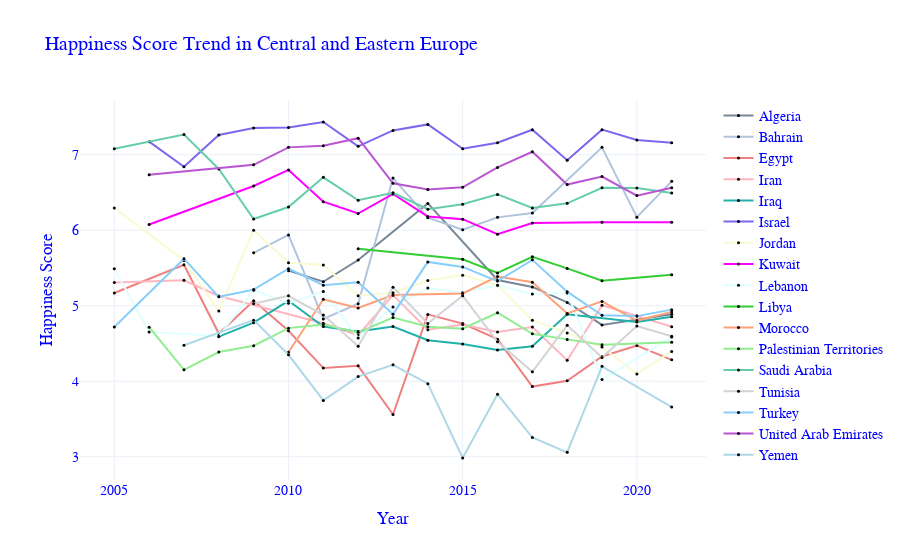

The notebook cell this image was saved under:
### Code cell
fig=go.Figure()
for name in middle_east['Country name'].unique():
    fig.add_trace(go.Scatter(
    x=middle_east[middle_east['Country name']==name]['year'],
    y=middle_east[middle_east['Country name']==name]['Life Ladder'],
    name=name,
    mode='markers+text+lines',
    marker_color='black',
    line=dict(color=css3_dict[name]),
    marker_size=3,
    yaxis='y1'))
    
fig.update_layout(
    title="Happiness Score Trend in Central and Eastern Europe ",
    xaxis_title="Year",
    yaxis_title='Happiness Score',
    template='plotly_white',
    font=dict(
        size=14,
        color="Blue",
        family="Oswald', sans-serif"
    ),
    xaxis=dict(showgrid=True),
    yaxis=dict(showgrid=True)
)
fig.show()

### Figure 1 — Plotly figure (JSON) as saved in the notebook; plotly's stock layout.template omitted (floating-point values rounded to 4 significant figures)
{"data": [{"line": {"color": "#778899"}, "marker": {"color": "black", "size": 3}, "mode": "markers+text+lines", "name": "Algeria", "type": "scatter", "x": [2010, 2011, 2012, 2014, 2016, 2017, 2018, 2019, 2021], "y": [5.464, 5.317, 5.605, 6.355, 5.341, 5.249, 5.043, 4.745, 4.887], "yaxis": "y"}, {"line": {"color": "#b0c4de"}, "marker": {"color": "black", "size": 3}, "mode": "markers+text+lines", "name": "Bahrain", "type": "scatter", "x": [2009, 2010, 2011, 2012, 2013, 2014, 2015, 2016, 2017, 2019, 2020, 2021], "y": [5.701, 5.937, 4.824, 5.027, 6.69, 6.165, 6.007, 6.17, 6.227, 7.098, 6.173, 6.647], "yaxis": "y"}, {"line": {"color": "#f08080"}, "marker": {"color": "black", "size": 3}, "mode": "markers+text+lines", "name": "Egypt", "type": "scatter", "x": [2005, 2007, 2008, 2009, 2010, 2011, 2012, 2013, 2014, 2015, 2016, 2017, 2018, 2019, 2020, 2021], "y": [5.168, 5.541, 4.632, 5.066, 4.669, 4.174, 4.204, 3.559, 4.885, 4.763, 4.557, 3.929, 4.005, 4.328, 4.472, 4.283], "yaxis": "y"}, {"line": {"color": "#ffb6c1"}, "marker": {"color": "black", "size": 3}, "mode": "markers+text+lines", "name": "Iran", "type": "scatter", "x": [2005, 2007, 2008, 2011, 2012, 2013, 2014, 2015, 2016, 2017, 2018, 2019, 2020, 2021], "y": [5.308, 5.336, 5.129, 4.768, 4.609, 5.14, 4.682, 4.75, 4.653, 4.717, 4.278, 5.006, 4.865, 4.721], "yaxis": "y"}, {"line": {"color": "#20b2aa"}, "marker": {"color": "black", "size": 3}, "mode": "markers+text+lines", "name": "Iraq", "type": "scatter", "x": [2008, 2009, 2010, 2011, 2012, 2013, 2014, 2015, 2016, 2017, 2018, 2020, 2021], "y": [4.59, 4.775, 5.065, 4.725, 4.66, 4.725, 4.542, 4.493, 4.413, 4.462, 4.886, 4.785, 4.854], "yaxis": "y"}, {"line": {"color": "#7b68ee"}, "marker": {"color": "black", "size": 3}, "mode": "markers+text+lines", "name": "Israel", "type": "scatter", "x": [2006, 2007, 2008, 2009, 2010, 2011, 2012, 2013, 2014, 2015, 2016, 2017, 2018, 2019, 2020, 2021], "y": [7.173, 6.841, 7.261, 7.353, 7.359, 7.433, 7.111, 7.321, 7.401, 7.079, 7.159, 7.331, 6.927, 7.332, 7.195, 7.157], "yaxis": "y"}, {"line": {"color": "#fafad2"}, "marker": {"color": "black", "size": 3}, "mode": "markers+text+lines", "name": "Jordan", "type": "scatter", "x": [2005, 2007, 2008, 2009, 2010, 2011, 2012, 2013, 2014, 2015, 2016, 2017, 2018, 2019, 2020, 2021], "y": [6.295, 5.598, 4.93, 6, 5.57, 5.539, 5.132, 5.172, 5.333, 5.405, 5.271, 4.808, 4.639, 4.453, 4.094, 4.395], "yaxis": "y"}, {"line": {"color": "#ff00ff"}, "marker": {"color": "black", "size": 3}, "mode": "markers+text+lines", "name": "Kuwait", "type": "scatter", "x": [2006, 2009, 2010, 2011, 2012, 2013, 2014, 2015, 2016, 2017, 2019, 2021], "y": [6.076, 6.585, 6.798, 6.378, 6.221, 6.48, 6.18, 6.146, 5.947, 6.094, 6.106, 6.106], "yaxis": "y"}, {"line": {"color": "#e0ffff"}, "marker": {"color": "black", "size": 3}, "mode": "markers+text+lines", "name": "Lebanon", "type": "scatter", "x": [2005, 2006, 2008, 2009, 2010, 2011, 2012, 2013, 2014, 2015, 2016, 2017, 2018, 2019, 2021], "y": [5.491, 4.653, 4.595, 5.206, 5.032, 5.188, 4.573, 4.983, 5.233, 5.172, 5.271, 5.154, 5.167, 4.024, 4.584], "yaxis": "y"}, {"line": {"color": "#32cd32"}, "marker": {"color": "black", "size": 3}, "mode": "markers+text+lines", "name": "Libya", "type": "scatter", "x": [2012, 2015, 2016, 2017, 2018, 2019, 2021], "y": [5.754, 5.615, 5.434, 5.647, 5.494, 5.33, 5.41], "yaxis": "y"}, {"line": {"color": "#ffa07a"}, "marker": {"color": "black", "size": 3}, "mode": "markers+text+lines", "name": "Morocco", "type": "scatter", "x": [2010, 2011, 2012, 2013, 2015, 2016, 2017, 2018, 2019, 2020, 2021], "y": [4.383, 5.085, 4.97, 5.142, 5.163, 5.386, 5.312, 4.897, 5.057, 4.803, 4.918], "yaxis": "y"}, {"line": {"color": "#90ee90"}, "marker": {"color": "black", "size": 3}, "mode": "markers+text+lines", "name": "Palestinian Territories", "type": "scatter", "x": [2006, 2007, 2008, 2009, 2010, 2011, 2012, 2013, 2014, 2015, 2016, 2017, 2018, 2019, 2021], "y": [4.716, 4.151, 4.386, 4.47, 4.703, 4.751, 4.647, 4.844, 4.722, 4.695, 4.907, 4.628, 4.554, 4.483, 4.517], "yaxis": "y"}, {"line": {"color": "#66cdaa"}, "marker": {"color": "black", "size": 3}, "mode": "markers+text+lines", "name": "Saudi Arabia", "type": "scatter", "x": [2005, 2007, 2008, 2009, 2010, 2011, 2012, 2013, 2014, 2015, 2016, 2017, 2018, 2019, 2020, 2021], "y": [7.08, 7.267, 6.811, 6.148, 6.307, 6.7, 6.396, 6.495, 6.278, 6.345, 6.474, 6.294, 6.356, 6.561, 6.56, 6.494], "yaxis": "y"}, {"line": {"color": "#d3d3d3"}, "marker": {"color": "black", "size": 3}, "mode": "markers+text+lines", "name": "Tunisia", "type": "scatter", "x": [2009, 2010, 2011, 2012, 2013, 2014, 2015, 2016, 2017, 2018, 2019, 2020, 2021], "y": [5.025, 5.131, 4.876, 4.464, 5.246, 4.764, 5.132, 4.521, 4.124, 4.741, 4.315, 4.731, 4.596], "yaxis": "y"}, {"line": {"color": "#87cefa"}, "marker": {"color": "black", "size": 3}, "mode": "markers+text+lines", "name": "Turkey", "type": "scatter", "x": [2005, 2007, 2008, 2009, 2010, 2011, 2012, 2013, 2014, 2015, 2016, 2017, 2018, 2019, 2020, 2021], "y": [4.719, 5.623, 5.118, 5.213, 5.49, 5.272, 5.309, 4.888, 5.58, 5.514, 5.326, 5.607, 5.186, 4.872, 4.862, 4.948], "yaxis": "y"}, {"line": {"color": "#ba55d3"}, "marker": {"color": "black", "size": 3}, "mode": "markers+text+lines", "name": "United Arab Emirates", "type": "scatter", "x": [2006, 2009, 2010, 2011, 2012, 2013, 2014, 2015, 2016, 2017, 2018, 2019, 2020, 2021], "y": [6.734, 6.866, 7.097, 7.119, 7.218, 6.621, 6.54, 6.568, 6.831, 7.039, 6.604, 6.711, 6.458, 6.561], "yaxis": "y"}, {"line": {"color": "#add8e6"}, "marker": {"color": "black", "size": 3}, "mode": "markers+text+lines", "name": "Yemen", "type": "scatter", "x": [2007, 2009, 2010, 2011, 2012, 2013, 2014, 2015, 2016, 2017, 2018, 2019, 2021], "y": [4.477, 4.809, 4.35, 3.746, 4.061, 4.218, 3.968, 2.983, 3.826, 3.254, 3.058, 4.197, 3.658], "yaxis": "y"}], "layout": {"font": {"color": "Blue", "family": "Oswald', sans-serif", "size": 14}, "title": {"text": "Happiness Score Trend in Central and Eastern Europe "}, "xaxis": {"showgrid": true, "title": {"text": "Year"}}, "yaxis": {"showgrid": true, "title": {"text": "Happiness Score"}}}}
